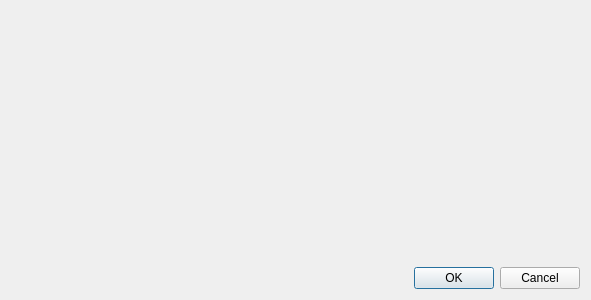
<?xml version="1.0" encoding="UTF-8"?>
<ui version="4.0">
 <class>Dialog</class>
 <widget class="QDialog" name="Dialog">
  <property name="geometry">
   <rect>
    <x>0</x>
    <y>0</y>
    <width>591</width>
    <height>300</height>
   </rect>
  </property>
  <property name="windowTitle">
   <string>Dialog</string>
  </property>
  <layout class="QGridLayout" name="gridLayout">
   <item row="0" column="0">
    <widget class="QToolBox" name="toolBox">
     <property name="currentIndex">
      <number>-1</number>
     </property>
    </widget>
   </item>
   <item row="1" column="0">
    <widget class="QDialogButtonBox" name="buttonBox">
     <property name="orientation">
      <enum>Qt::Horizontal</enum>
     </property>
     <property name="standardButtons">
      <set>QDialogButtonBox::Cancel|QDialogButtonBox::Ok</set>
     </property>
    </widget>
   </item>
  </layout>
 </widget>
 <resources/>
 <connections>
  <connection>
   <sender>buttonBox</sender>
   <signal>accepted()</signal>
   <receiver>Dialog</receiver>
   <slot>accept()</slot>
   <hints>
    <hint type="sourcelabel">
     <x>248</x>
     <y>254</y>
    </hint>
    <hint type="destinationlabel">
     <x>157</x>
     <y>274</y>
    </hint>
   </hints>
  </connection>
  <connection>
   <sender>buttonBox</sender>
   <signal>rejected()</signal>
   <receiver>Dialog</receiver>
   <slot>reject()</slot>
   <hints>
    <hint type="sourcelabel">
     <x>316</x>
     <y>260</y>
    </hint>
    <hint type="destinationlabel">
     <x>286</x>
     <y>274</y>
    </hint>
   </hints>
  </connection>
 </connections>
</ui>
